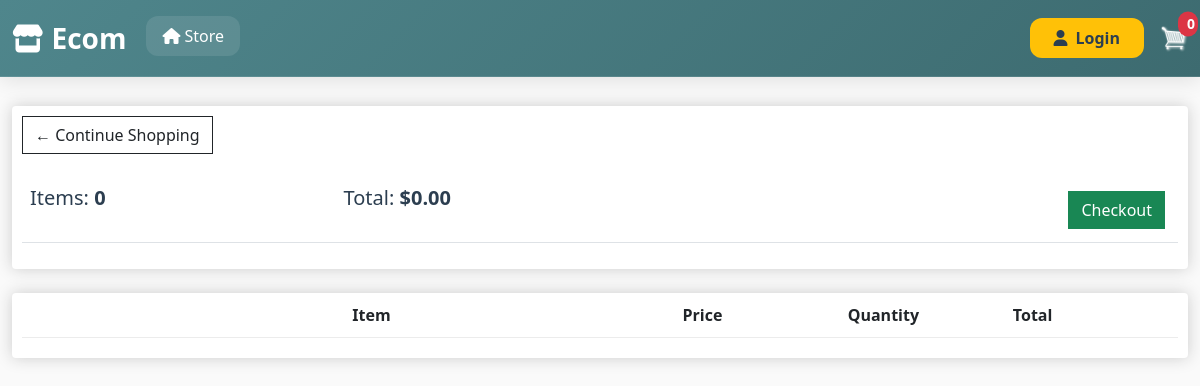
/cart/ (signed in), run on an earlier commit of the app's database.
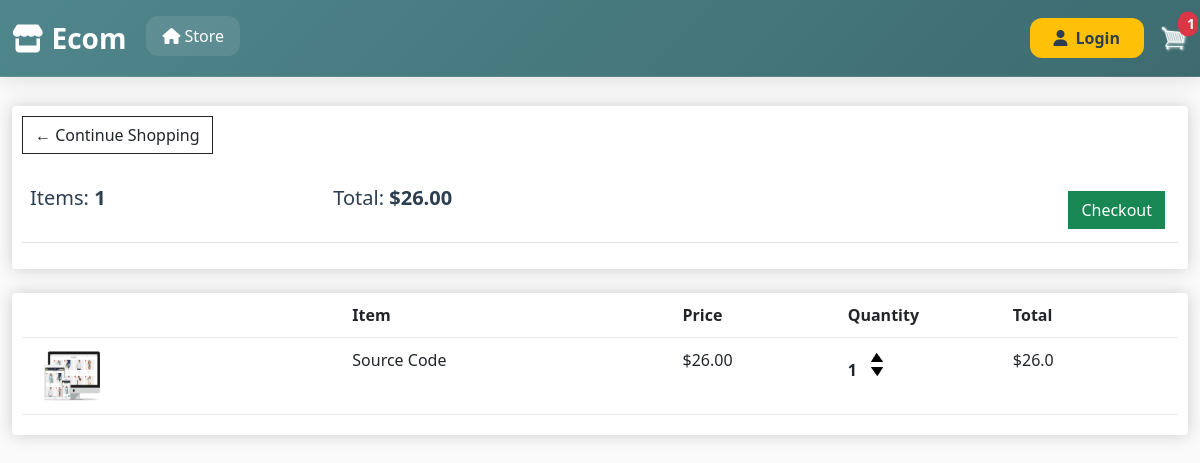
And on a later commit of the database.
### store/models.py (models this page shows, shortened)
class Order(models.Model):
    customer = models.ForeignKey(Customer, null=True, blank=True, on_delete=models.SET_NULL)
    date_orderd = models.DateTimeField(auto_now_add=True)
    complete = models.BooleanField(default=False, null=True, blank=False)
    transaction_id = models.CharField(max_length=200, null=True)
    @property
    def get_total_cart(self):
        orderitems = self.orderitem_set.all()
        total = sum([item.get_total for item in orderitems])
        return total
    @property
    def get_cart_items(self):
        orderitems = self.orderitem_set.all()
        total = sum([item.quantity for item in orderitems])
        return total

class OrderItem(models.Model):
    product = models.ForeignKey(Product, null=True, blank=True, on_delete=models.SET_NULL)
    order = models.ForeignKey(Order, null=True, blank=True, on_delete=models.SET_NULL)
    quantity = models.IntegerField(default=0, null=True, blank=True)
    date_added = models.DateTimeField(auto_now_add=True)
    @property
    def get_total(self):
        total = self.product.price * self.quantity
        return total

class Product(models.Model):
    name = models.CharField(max_length=200, null=True)
    price = models.FloatField()
    digital = models.BooleanField(default=False, null=True, blank=False)
    image = models.ImageField(null=True, blank=True)
    @property
    def imageURL(self):
        try:
            url = self.image.url
        except:
            url = ''
        return url

### store/views.py (the view)
# urls.py: path('cart/', views.cart, name='cart'),
def cart(request):
    if request.user.is_authenticated:
        Customer = request.user.customer
        order, created = Order.objects.get_or_create(customer=Customer, complete=False)
        items = order.orderitem_set.all()
        cartIitems = order.get_cart_items
    else:
        items = []
        order = {'get_total_cart': 0, 'get_cart_items': 0 ,'shipping': False}
        cartIitems = order['get_cart_items']
    context={"items": items,"order": order,"cartIitems": cartIitems}
    return render(request, 'store/cart.html', context)

### store/templates/store/cart.html
{% extends 'store/main.html' %} {% load static %} {% block content %}
<div class="row">
  <div class="col-lg-12">
    <div class="box-element">
      <a class="btn btn-outline-dark" href="{% url 'store' %}"
        >&#x2190; Continue Shopping</a
      >
      <br />
      <br />
      <table class="table">
        <tr>
          <th>
            <h5>Items: <strong>{{order.get_cart_items}}</strong></h5>
          </th>
          <th>
            <h5>
              Total:<strong> ${{order.get_total_cart|floatformat:2}}</strong>
            </h5>
          </th>
          <th>
            <a
              style="float: right; margin: 5px"
              class="btn btn-success"
              href="{% url 'checkout' %}"
              >Checkout</a
            >
          </th>
        </tr>
      </table>
    </div>
    <br />
    <div class="box-element">
      <div class="cart-row">
        <div style="flex: 2"></div>
        <div style="flex: 2"><strong>Item</strong></div>
        <div style="flex: 1"><strong>Price</strong></div>
        <div style="flex: 1"><strong>Quantity</strong></div>
        <div style="flex: 1"><strong>Total</strong></div>
      </div>
      {% for item in items %}
      <div class="cart-row">
        <div style="flex: 2">
          <img class="row-image" src="{{item.product.imageURL}}" />
        </div>
        <div style="flex: 2"><p>{{item.product.name}}</p></div>
        <div style="flex: 1"><p>${{item.product.price|floatformat:2}}</p></div>
        <div style="flex: 1">
          <p class="quantity">{{item.quantity}}</p>
          <div class="quantity">
            <img
              data-product="{{item.product.id}}"
              data-action="add"
              class="chg-quantity update-cart"
              src="{% static  'images/arrow-up.png' %}"
            />
            <img
              data-product="{{item.product.id}}"
              data-action="remove"
              class="chg-quantity update-cart"
              src="{% static  'images/arrow-down.png' %}"
            />
          </div>
        </div>
        <div style="flex: 1"><p>${{item.get_total}}</p></div>
      </div>
      {% endfor %}
    </div>
  </div>
</div>
{% endblock content %}

What changed in the data, as far as the page shows it:
computed for Order: get_cart_items "0" → "1"; get_total_cart "0.00" → "26.00"
added OrderItem: product.imageURL (picture), product.name "Source Code", product.price "26.00", quantity "1", get_total "26.0"
Also different on the page:
{{ cartIitems }}: "0" → "1"
